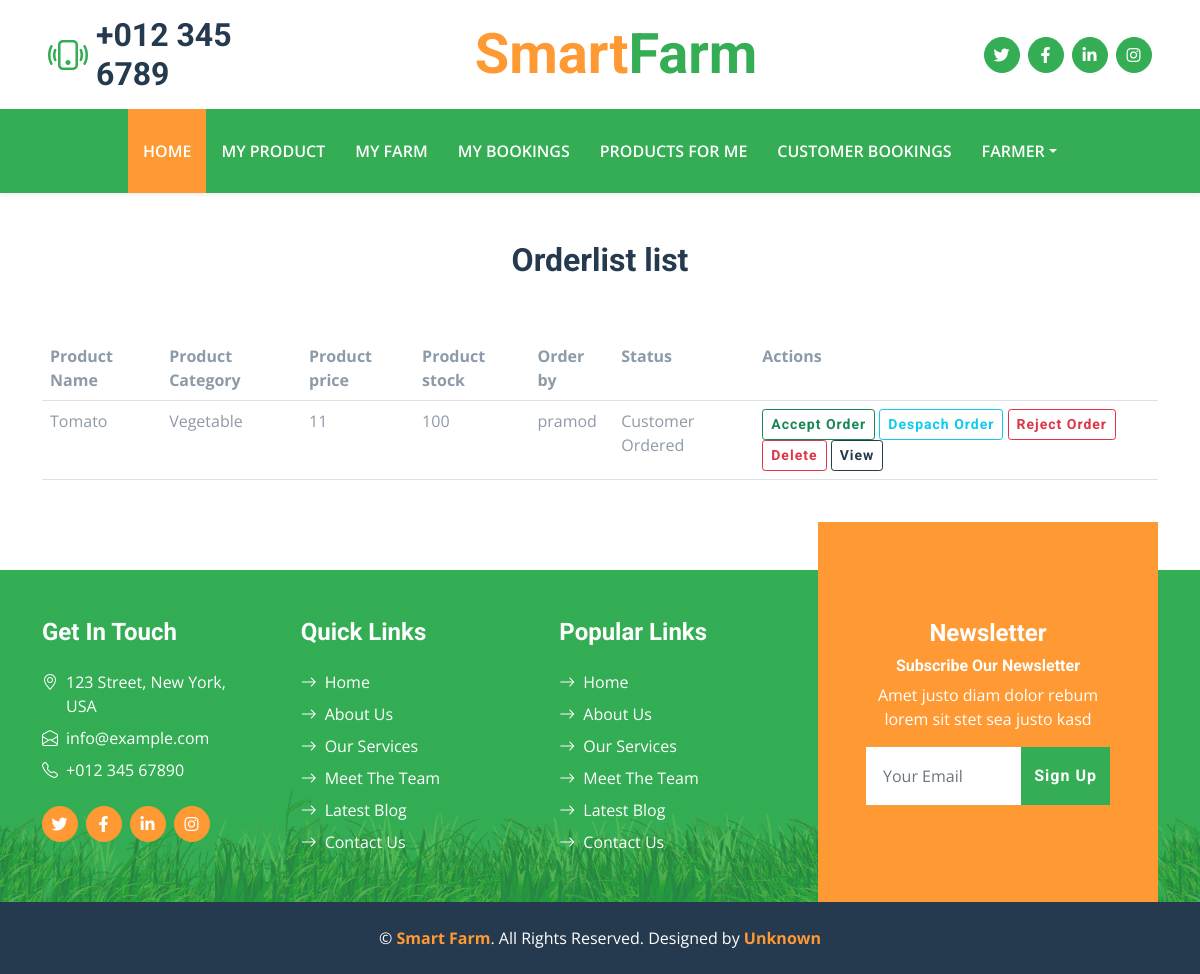
The app's page /Products/CustomerOrderFarmerview (signed in), older data.
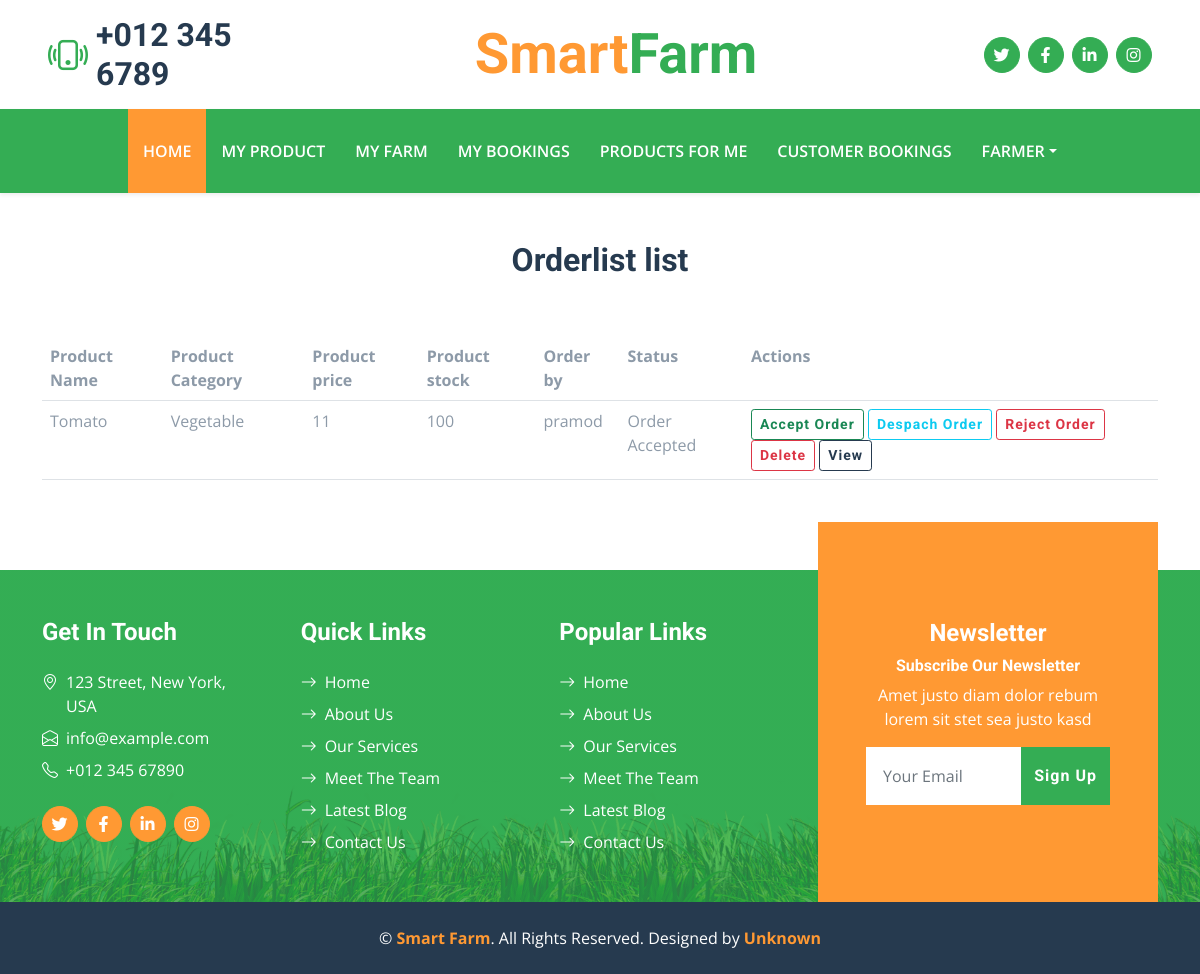
The same page, newer data.
### Products/models.py (models this page shows)
class CustomerCheckout(models.Model):
    product = models.ForeignKey(ProductForCustomer,on_delete=models.CASCADE)
    user = models.ForeignKey(User,on_delete=models.CASCADE)
    date = models.DateField(auto_now_add=True)
    status = models.CharField(max_length=255)
    Payment = models.BooleanField(default=False)

class ProductForCustomer(models.Model):
    options = (
    ("Fruits","Fruits"),
    ("Vegetable","Vegetable"),
    ("other","other")
    )
    Product_Name = models.CharField(max_length=244)
    Product_Category = models.CharField(max_length=255,choices=options)
    Product_price = models.IntegerField()
    Product_Discription = models.CharField(max_length=1000)
    Product_Stock = models.IntegerField()
    Product_Image = models.FileField(upload_to="Customer_products")
    user = models.ForeignKey(User,on_delete=models.CASCADE,null=True,blank=True)
    date = models.DateField(auto_now_add=True)
    status = models.BooleanField(default=False)

### Products/views.py (the view)
# urls.py: path("CustomerOrderFarmerview",views.CustomerOrderFarmerview,name="CustomerOrderFarmerview"),
def CustomerOrderFarmerview(request):
    orders = CustomerCheckout.objects.all()
    context = {
        "orders":orders
    }
    return render(request,"farmer/customerordersfarmerview.html",context)

### templates/farmer/customerordersfarmerview.html (shortened to what this page needs)
{% extends "farmerhome.html" %}
{% load static %}
{% block content %}
<div class="comtainer mt-5">
    <div class="container mt-5">
        <h2 class="text-center">Orderlist list</h2><br><br>
        <table class="table">
            <tr>
                <th>Product Name</th>
                <th>Product Category</th>
                <th>Product price</th>
                <th>Product stock</th>
                <th>Order by</th>
                <th>Status</th>
                <th>Actions</th>
            </tr>
            {% for i in orders %}
            {% if i.product.user == request.user %}
            <tr>
                <td>{{i.product.Product_Name}}</td>
                <td>{{i.product.Product_Category}}</td>
                <td>{{i.product.Product_price}}</td>
                <td>{{i.product.Product_Stock}}</td>
                <td>{{i.user.first_name}}</td>
                <td>{{i.status}}</td>
                <td>
                    <a href="{%url 'AcceptOrderCustomer' i.id %}" class="btn btn-outline-success btn-sm">Accept Order</a>
                    <a href="{%url 'DespachOrderCustomer' i.id %}" class="btn btn-outline-info btn-sm">Despach Order</a>
                    <a href="{%url 'RejectOrderCustomer' i.id %}" class="btn btn-outline-danger btn-sm">Reject Order</a>
                    <a href="{%url 'DeleteOrderCustomer' i.id %}" class="btn btn-outline-danger btn-sm">Delete</a>
                    <a href="{%url 'CustomerView' i.user.id %}" type="" class="btn btn-outline-dark btn-sm">View</a>
                </td>
                {% endif %}
                {% endfor %}
            </tr>
        </table>
    </div>
</div>
{% endblock %}

Row changes from the older to the newer data that the page shows:
changed CustomerCheckout "Tomato": status "Customer Ordered" → "Order Accepted"
